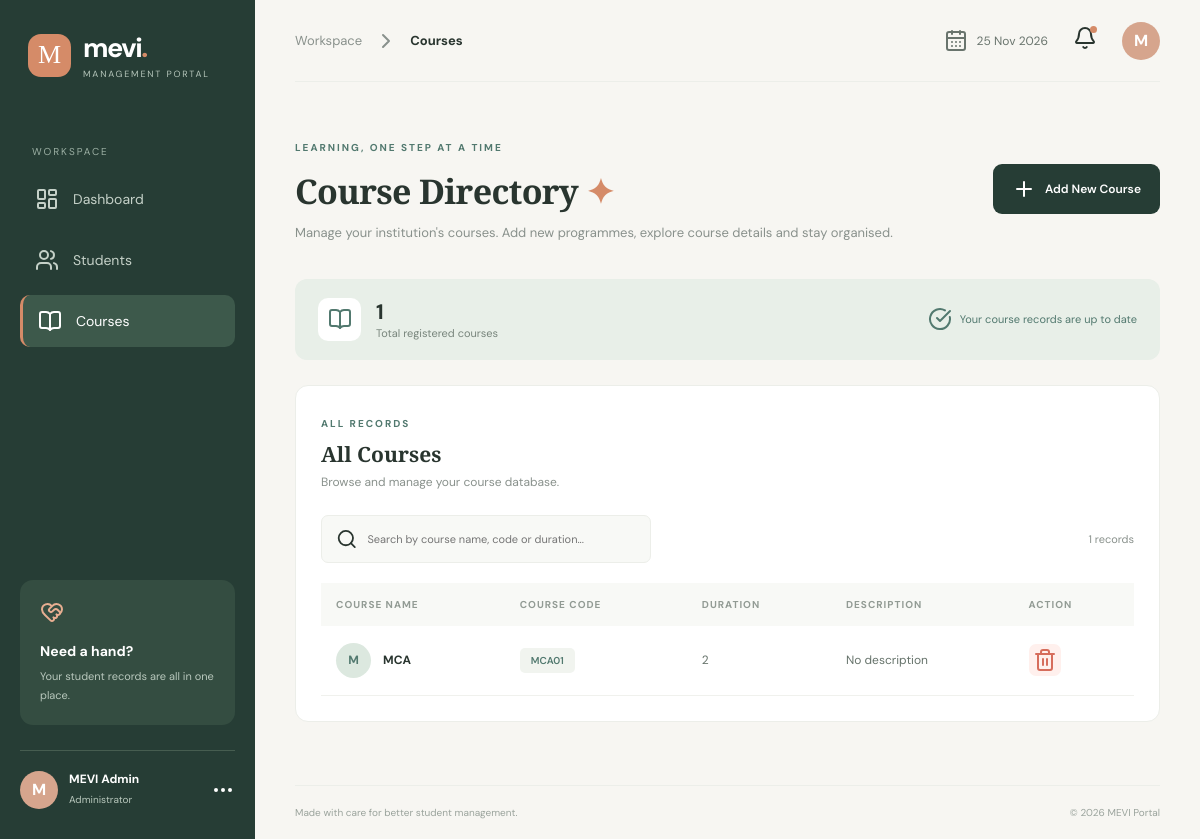
Screenshot of /courses with the database file from the repository.
### tables this page shows
CREATE TABLE courses (
                id INTEGER PRIMARY KEY AUTOINCREMENT,
                course_name TEXT NOT NULL,
                course_code TEXT NOT NULL UNIQUE,
                duration TEXT NOT NULL,
                description TEXT,
                created_at TIMESTAMP DEFAULT CURRENT_TIMESTAMP
            );

### app.py (the view)
@app.route("/courses")
def courses():
    db = get_db()
    all_courses = db.execute(
        "SELECT * FROM courses ORDER BY id DESC"
    ).fetchall()
    return render_template(
        "courses.html",
        courses=all_courses
    )

### app.py (called while the page is built)
def get_db():
    if "db" not in g:
        g.db = sqlite3.connect(DATABASE)
        g.db.row_factory = sqlite3.Row
    return g.db

### templates/courses.html (shortened to what this page needs)
{% extends "base.html" %}
{% block breadcrumb %}Courses{% endblock %}
{% block content %}
<section class="welcome-section">
    <div>
        <span class="eyebrow">LEARNING, ONE STEP AT A TIME</span>
        <h1>Course Directory <span>✦</span></h1>
        <p>
            Manage your institution's courses.
            Add new programmes, explore course details and stay organised.
        </p>
    </div>
    <button class="primary-btn" onclick="openCourseForm()">
        <i data-lucide="plus"></i>
        Add New Course
    </button>
</section>
<div class="directory-summary">
    <div class="summary-item">
        <div class="summary-icon">
            <i data-lucide="book-open"></i>
        </div>
        <div>
            <h3>{{ courses|length }}</h3>
            <p>Total registered courses</p>
        </div>
    </div>
    <div class="summary-note">
        <i data-lucide="check-circle"></i>
        Your course records are up to date
    </div>
</div>
<section class="content-card">
    <div class="section-heading">
        <div>
            <span class="eyebrow">ALL RECORDS</span>
            <h2>All Courses</h2>
            <p>Browse and manage your course database.</p>
        </div>
    </div>
    <div class="table-toolbar">
        <div class="search-box">
            <i data-lucide="search"></i>
            <input type="text"
                   id="courseSearch"
                   placeholder="Search by course name, code or duration...">
        </div>
        <span class="record-count">
            {{ courses|length }} records
        </span>
    </div>
    <div class="table-wrapper">
        <table id="courseTable">
            <thead>
                <tr>
                    <th>COURSE NAME</th>
                    <th>COURSE CODE</th>
                    <th>DURATION</th>
                    <th>DESCRIPTION</th>
                    <th>ACTION</th>
                </tr>
            </thead>
            <tbody>
                {% for course in courses %}
                <tr>
                    <td>
                        <div class="student-cell">
                            <div class="student-avatar">
                                {{ course['course_name'][0]|upper }}
                            </div>
                            <strong>{{ course['course_name'] }}</strong>
                        </div>
                    </td>
                    <td>
                        <span class="course-badge">
                            {{ course['course_code'] }}
                        </span>
                    </td>
                    <td>{{ course['duration'] }}</td>
                    <td>
                        {{ course['description'] or 'No description' }}
                    </td>
                    <td>
                        <form action="{{ url_for('delete_course', course_id=course['id']) }}"
                              method="POST"
                              onsubmit="return confirm('Are you sure you want to delete this course?')">
                            <button type="submit" class="delete-btn">
                                <i data-lucide="trash-2"></i>
                            </button>
                        </form>
                    </td>
                </tr>
                {% endfor %}
            </tbody>
        </table>
    </div>
</section>
{% endblock %}

### static/css/style.css (style rules this page uses)
* { margin: 0; padding: 0; box-sizing: border-box; }
:root { --dark-green: #263D35; --primary: #52796F; --light-green: #DCE8DF; --background: #F7F6F2; --white: #FFFFFF; --terracotta: #D58B68; --orange-light: #F8E9DF; --purple: #8A83A8; --purple-light: #EFEDF6; --text: #29352F; --muted: #89918C; --border: #ECEEE9; }
body { font-family: 'DM Sans', sans-serif; background: var(--background); color: var(--text); }
button, input { font-family: inherit; }
button { cursor: pointer; }
.welcome-section { display: flex; align-items: center; justify-content: space-between; gap: 20px; margin-bottom: 35px; }
.eyebrow { color: var(--primary); font-size: 10px; letter-spacing: 2px; font-weight: 700; }
.welcome-section h1 { font-family: 'Playfair Display', serif; font-size: 34px; margin-top: 12px; letter-spacing: -0.7px; }
.welcome-section h1 span { color: var(--terracotta); }
.welcome-section p { font-size: 13px; color: var(--muted); margin-top: 9px; line-height: 1.6; }
.primary-btn { display: inline-flex; align-items: center; justify-content: center; gap: 9px; background: var(--dark-green); color: white; padding: 13px 19px; border: none; border-radius: 9px; font-size: 12px; font-weight: 600; transition: 0.25s; }
.content-card { background: white; border: 1px solid var(--border); border-radius: 13px; padding: 25px; margin-bottom: 25px; }
.section-heading { display: flex; align-items: center; justify-content: space-between; margin-bottom: 25px; }
.section-heading h2 { font-family: 'Playfair Display', serif; font-size: 21px; margin-top: 8px; }
.section-heading p { font-size: 12px; color: var(--muted); margin-top: 6px; }
.table-wrapper { width: 100%; overflow-x: auto; }
table { width: 100%; border-collapse: collapse; text-align: left; }
thead { background: #F8F9F6; }
th { padding: 15px; font-size: 10px; color: #929B94; letter-spacing: 1px; font-weight: 700; }
td { padding: 17px 15px; border-bottom: 1px solid #F0F1ED; font-size: 12px; color: #66736B; }
.student-cell { display: flex; align-items: center; gap: 12px; }
.student-cell strong { font-size: 12px; color: var(--text); }
.student-avatar { width: 35px; height: 35px; flex-shrink: 0; background: var(--light-green); color: var(--primary); border-radius: 50%; display: grid; place-items: center; font-weight: 700; font-size: 12px; }
.course-badge { background: #F1F4EF; color: var(--primary); padding: 6px 11px; border-radius: 5px; font-size: 10px; font-weight: 600; }
.directory-summary { background: #E8EFE8; border-radius: 12px; padding: 19px 23px; display: flex; align-items: center; justify-content: space-between; margin-bottom: 25px; }
.summary-item { display: flex; align-items: center; gap: 15px; }
.summary-icon { background: white; height: 43px; width: 43px; display: grid; place-items: center; color: var(--primary); border-radius: 10px; }
.summary-item h3 { font-size: 21px; }
.summary-item p { font-size: 11px; color: #78857C; }
.summary-note { font-size: 11px; color: var(--primary); display: flex; align-items: center; gap: 8px; }
.table-toolbar { display: flex; justify-content: space-between; align-items: center; margin-bottom: 20px; }
.search-box { display: flex; align-items: center; gap: 10px; background: #F8F9F6; border: 1px solid var(--border); border-radius: 7px; padding: 11px 14px; width: 330px; }
.search-box input { background: transparent; border: none; outline: none; width: 100%; font-size: 11px; }
.record-count { font-size: 11px; color: var(--muted); }
.delete-btn { background: #FFF0ED; border: none; color: #D66D5C; height: 32px; width: 32px; border-radius: 7px; display: grid; place-items: center; transition: 0.2s; }

### rows the page displays
courses: course_name "M", course_name "MCA", course_code "MCA01", duration "2", description "No description"

### other values shown
{{ courses|length }} "1"
